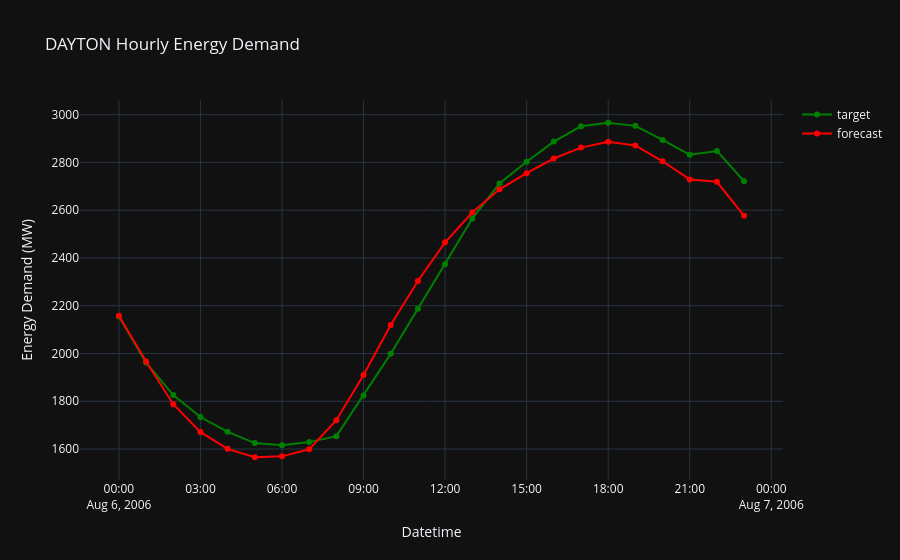

The cell this chart's notebook holds for it:
### Code cell
# instantiate an object of type, 'ForecastingPipeline'
fp: ForecastingPipeline = ForecastingPipeline(random.choice(query_ids()))

# generate the recursive forecast
forecast: pd.Series = fp.run()

# query the raw data from Postgres
df: pd.DataFrame = query_data(fp.id)

# filter the raw data w.r.t. the recursive forecast's timestamps
df_future: pd.DataFrame = (
    df
    .assign(datetime=pd.to_datetime(df["datetime"]))
    .set_index("datetime")
    .loc[forecast.index]
    .assign(forecast=forecast)
    .rename({"energy_demand": "target"}, axis=1)
)

# evaluate the forecast
naive_forecast: float = fp.stationary_data.iloc[-1]["energy_demand"]
baseline_forecast: float = df_future.target.mean()
naive_rmse: float = np.sqrt(np.mean((df_future.target.values - naive_forecast)**2))
baseline_rmse: float = np.sqrt(np.mean((df_future.target.values - baseline_forecast)**2))
forecast_rmse: float = np.sqrt(np.mean((df_future.target.values - df_future.forecast.values)**2)) 
print(
    f"Naive RMSE: {naive_rmse:.2f}\
    \nBaseline RMSE: {baseline_rmse:.2f}\
    \nForecast RMSE: {forecast_rmse:.2f}\
    \nR²: {get_rsquared(df_future.target, df_future.forecast):.2f}"
)

# plot the out-of-sample target and recursive forecast 
fig: Figure = px.line(
    df_future,
    x=df_future.index, 
    y=["target", "forecast"], 
    color_discrete_map={"target": "green", "forecast": "red"},
    labels={"index": "Datetime", "value": "Energy Demand (MW)", "variable": ""},
    template="plotly_dark", 
    markers=True, 
    title=f"{fp.id.upper()} Hourly Energy Demand"
)
fig.show()

### Figure 1 — Plotly figure (JSON) as saved in the notebook; plotly's stock layout.template omitted (floating-point values rounded to 4 significant figures)
{"data": [{"hovertemplate": "=target<br>Datetime=%{x}<br>Energy Demand (MW)=%{y}<extra></extra>", "legendgroup": "target", "line": {"color": "green", "dash": "solid"}, "marker": {"symbol": "circle"}, "mode": "markers+lines", "name": "target", "orientation": "v", "showlegend": true, "type": "scatter", "x": ["2006-08-06T00:00:00", "2006-08-06T01:00:00", "2006-08-06T02:00:00", "2006-08-06T03:00:00", "2006-08-06T04:00:00", "2006-08-06T05:00:00", "2006-08-06T06:00:00", "2006-08-06T07:00:00", "2006-08-06T08:00:00", "2006-08-06T09:00:00", "2006-08-06T10:00:00", "2006-08-06T11:00:00", "2006-08-06T12:00:00", "2006-08-06T13:00:00", "2006-08-06T14:00:00", "2006-08-06T15:00:00", "2006-08-06T16:00:00", "2006-08-06T17:00:00", "2006-08-06T18:00:00", "2006-08-06T19:00:00", "2006-08-06T20:00:00", "2006-08-06T21:00:00", "2006-08-06T22:00:00", "2006-08-06T23:00:00"], "xaxis": "x", "y": [2155, 1962, 1826, 1734, 1672, 1625, 1616, 1629, 1654, 1824, 1999, 2187, 2374, 2565, 2712, 2803, 2887, 2951, 2966, 2953, 2894, 2832, 2848, 2721], "yaxis": "y"}, {"hovertemplate": "=forecast<br>Datetime=%{x}<br>Energy Demand (MW)=%{y}<extra></extra>", "legendgroup": "forecast", "line": {"color": "red", "dash": "solid"}, "marker": {"symbol": "circle"}, "mode": "markers+lines", "name": "forecast", "orientation": "v", "showlegend": true, "type": "scatter", "x": ["2006-08-06T00:00:00", "2006-08-06T01:00:00", "2006-08-06T02:00:00", "2006-08-06T03:00:00", "2006-08-06T04:00:00", "2006-08-06T05:00:00", "2006-08-06T06:00:00", "2006-08-06T07:00:00", "2006-08-06T08:00:00", "2006-08-06T09:00:00", "2006-08-06T10:00:00", "2006-08-06T11:00:00", "2006-08-06T12:00:00", "2006-08-06T13:00:00", "2006-08-06T14:00:00", "2006-08-06T15:00:00", "2006-08-06T16:00:00", "2006-08-06T17:00:00", "2006-08-06T18:00:00", "2006-08-06T19:00:00", "2006-08-06T20:00:00", "2006-08-06T21:00:00", "2006-08-06T22:00:00", "2006-08-06T23:00:00"], "xaxis": "x", "y": [2158.0, 1967.0, 1788.0, 1671.0, 1601.0, 1566.0, 1569.0, 1599.0, 1721.0, 1910.0, 2119.0, 2303.0, 2465.0, 2590.0, 2687.0, 2755.0, 2816.0, 2862.0, 2886.0, 2871.0, 2805.0, 2729.0, 2719.0, 2576.0], "yaxis": "y"}], "layout": {"legend": {"title": {"text": ""}, "tracegroupgap": 0}, "title": {"text": "DAYTON Hourly Energy Demand"}, "xaxis": {"anchor": "y", "domain": [0, 1], "title": {"text": "Datetime"}}, "yaxis": {"anchor": "x", "domain": [0, 1], "title": {"text": "Energy Demand (MW)"}}}}
